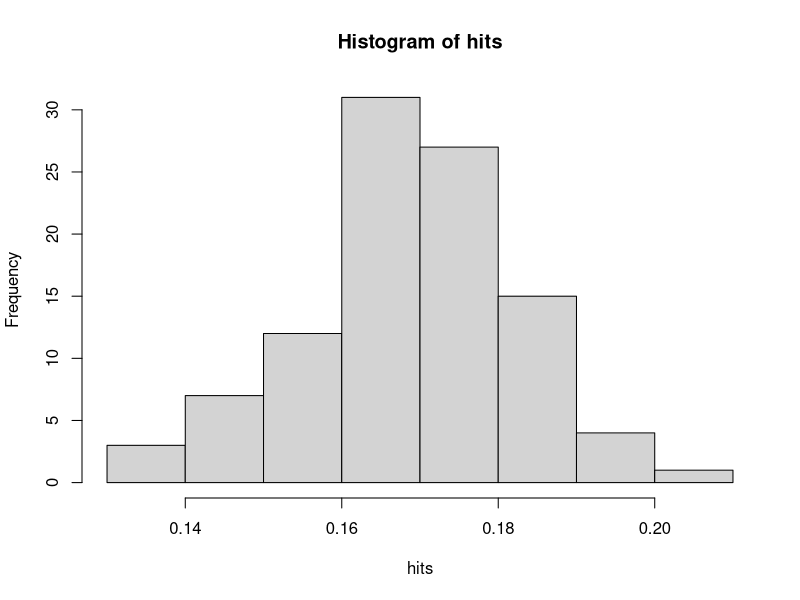

Generate this figure with R:
hits <- replicate(100, {
    success <- replicate(1000, {
        deck <- sample(2:10) #our random set of 9 cards
        first <- deck[1] #the first card
        deck <- deck[-which(deck %in% first)] #take the first card out of the deck
      while (length(deck) > 0){ #repeat until no cards remain
        nxt <- deck[1] #make p the next card
      if ((length(deck[deck < first]) > length(deck[deck > first]) & nxt < first) ||
        (length(deck[deck < first]) < length(deck[deck > first]) & nxt > first) ||
        (length(deck[deck < first]) == length(deck[deck > first]) & nxt > first)){ #prediction logic
          deck <- deck[-which(deck %in% nxt)] #if prediction is right, "turn over" second card
          first = nxt #treat next card as first, and repeat until no cards left
        }
      else {break} #leave loop if the prediction is wrong
      }
   length(deck) == 0 #if we get through all of the cards, call it a win!
    })
  mean(success) #average the successes
})
mean(hits) #find the probability
hist(hits)
